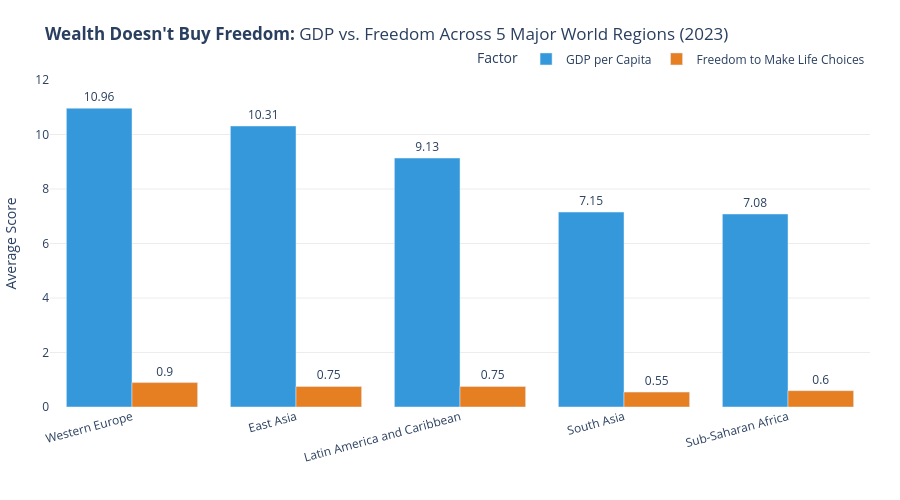

Source (notebook cell):
### Markdown cell above
---
## Done? Stretch Goal

If you finish both tasks with time to spare, try this:

**Task 3 (stretch):** Build a **grouped bar chart** comparing 2 sub-factors (e.g. `GDP_per_capita` and `Freedom`) across the 5 most populated regions. Use colour meaningfully and write an insight title.

Regions to include: `'Western Europe'`, `'Latin America'`, `'East Asia'`, `'Sub-Saharan Africa'`, `'South Asia'`

### Code cell
# Stretch goal — grouped bar chart
# YOUR CODE HERE
import plotly.graph_objects as go

# Step 1: Filter to the 5 regions and compute averages
regions_of_interest = ['Western Europe', 'Latin America and Caribbean',
                        'East Asia', 'Sub-Saharan Africa', 'South Asia']

region_factors = (df[df['Region'].isin(regions_of_interest)]
                  .groupby('Region')[['GDP', 'Freedom']]
                  .mean()
                  .reset_index()
                  .sort_values('GDP', ascending=False))

print(region_factors)

# Step 2: Build grouped bar chart
fig = go.Figure()

fig.add_trace(go.Bar(
    name='GDP per Capita',
    x=region_factors['Region'],
    y=region_factors['GDP'],
    marker_color='#3498db',
    text=region_factors['GDP'].round(2),
    textposition='outside'
))

fig.add_trace(go.Bar(
    name='Freedom to Make Life Choices',
    x=region_factors['Region'],
    y=region_factors['Freedom'],
    marker_color='#e67e22',
    text=region_factors['Freedom'].round(2),
    textposition='outside'
))

fig.update_layout(
    title='<b>Wealth Doesn\'t Buy Freedom:</b> GDP vs. Freedom Across 5 Major World Regions (2023)',
    xaxis=dict(title='', tickangle=-15),
    yaxis=dict(title='Average Score', range=[0, 12]),
    barmode='group',
    legend=dict(title='Factor', orientation='h', yanchor='bottom', y=1.02, xanchor='right', x=1),
    height=500,
    margin=dict(l=10, r=30, t=80, b=60),
    plot_bgcolor='white',
    yaxis_gridcolor='#ececec'
)

fig.show()

### Figure 1 — Plotly figure (JSON) as saved in the notebook; plotly's stock layout.template omitted (floating-point values rounded to 4 significant figures)
{"data": [{"marker": {"color": "#3498db"}, "name": "GDP per Capita", "text": [10.96, 10.31, 9.13, 7.15, 7.08], "textposition": "outside", "type": "bar", "x": ["Western Europe", "East Asia", "Latin America and Caribbean", "South Asia", "Sub-Saharan Africa"], "y": [10.96, 10.31, 9.135, 7.152, 7.082]}, {"marker": {"color": "#e67e22"}, "name": "Freedom to Make Life Choices", "text": [0.9, 0.75, 0.75, 0.55, 0.6], "textposition": "outside", "type": "bar", "x": ["Western Europe", "East Asia", "Latin America and Caribbean", "South Asia", "Sub-Saharan Africa"], "y": [0.8961, 0.754, 0.7542, 0.5463, 0.5994]}], "layout": {"barmode": "group", "height": 500, "legend": {"orientation": "h", "title": {"text": "Factor"}, "x": 1, "xanchor": "right", "y": 1.02, "yanchor": "bottom"}, "margin": {"b": 60, "l": 10, "r": 30, "t": 80}, "plot_bgcolor": "white", "title": {"text": "<b>Wealth Doesn't Buy Freedom:</b> GDP vs. Freedom Across 5 Major World Regions (2023)"}, "xaxis": {"tickangle": -15, "title": {"text": ""}}, "yaxis": {"gridcolor": "#ececec", "range": [0, 12], "title": {"text": "Average Score"}}}}
